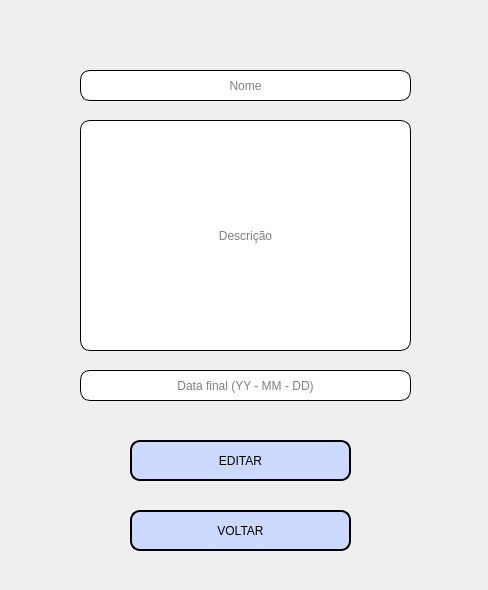
<?xml version="1.0" encoding="UTF-8"?>
<ui version="4.0">
 <class>telaEdit</class>
 <widget class="QWidget" name="telaEdit">
  <property name="geometry">
   <rect>
    <x>0</x>
    <y>0</y>
    <width>488</width>
    <height>590</height>
   </rect>
  </property>
  <property name="windowTitle">
   <string>Editar</string>
  </property>
  <widget class="QLineEdit" name="inputName">
   <property name="geometry">
    <rect>
     <x>80</x>
     <y>70</y>
     <width>331</width>
     <height>31</height>
    </rect>
   </property>
   <property name="font">
    <font>
     <strikeout>false</strikeout>
    </font>
   </property>
   <property name="styleSheet">
    <string notr="true">background-color: rgb(255, 255, 255);
border-radius: 10px;
border-style: outset;
border-width: 1px;
</string>
   </property>
   <property name="text">
    <string/>
   </property>
   <property name="echoMode">
    <enum>QLineEdit::Normal</enum>
   </property>
   <property name="cursorPosition">
    <number>0</number>
   </property>
   <property name="alignment">
    <set>Qt::AlignCenter</set>
   </property>
   <property name="placeholderText">
    <string>Nome</string>
   </property>
  </widget>
  <widget class="QPushButton" name="btnEdit">
   <property name="geometry">
    <rect>
     <x>130</x>
     <y>440</y>
     <width>221</width>
     <height>41</height>
    </rect>
   </property>
   <property name="cursor">
    <cursorShape>PointingHandCursor</cursorShape>
   </property>
   <property name="styleSheet">
    <string notr="true">border-radius: 10px;
background-color: rgb(205, 217, 255);
border-style: outset;
border: 2px solid black;</string>
   </property>
   <property name="text">
    <string>EDITAR</string>
   </property>
  </widget>
  <widget class="QLineEdit" name="inputDescricao">
   <property name="geometry">
    <rect>
     <x>80</x>
     <y>120</y>
     <width>331</width>
     <height>231</height>
    </rect>
   </property>
   <property name="font">
    <font>
     <strikeout>false</strikeout>
    </font>
   </property>
   <property name="styleSheet">
    <string notr="true">background-color: rgb(255, 255, 255);
border-radius: 10px;
border-style: outset;
border-width: 1px;
</string>
   </property>
   <property name="text">
    <string/>
   </property>
   <property name="echoMode">
    <enum>QLineEdit::Normal</enum>
   </property>
   <property name="cursorPosition">
    <number>0</number>
   </property>
   <property name="alignment">
    <set>Qt::AlignCenter</set>
   </property>
   <property name="placeholderText">
    <string>Descrição</string>
   </property>
  </widget>
  <widget class="QLineEdit" name="inputData">
   <property name="geometry">
    <rect>
     <x>80</x>
     <y>370</y>
     <width>331</width>
     <height>31</height>
    </rect>
   </property>
   <property name="font">
    <font>
     <strikeout>false</strikeout>
    </font>
   </property>
   <property name="styleSheet">
    <string notr="true">background-color: rgb(255, 255, 255);
border-radius: 10px;
border-style: outset;
border-width: 1px;
</string>
   </property>
   <property name="text">
    <string/>
   </property>
   <property name="echoMode">
    <enum>QLineEdit::Normal</enum>
   </property>
   <property name="cursorPosition">
    <number>0</number>
   </property>
   <property name="alignment">
    <set>Qt::AlignCenter</set>
   </property>
   <property name="placeholderText">
    <string>Data final (YY - MM - DD)</string>
   </property>
  </widget>
  <widget class="QPushButton" name="btnVoltarTelaMainE">
   <property name="geometry">
    <rect>
     <x>130</x>
     <y>510</y>
     <width>221</width>
     <height>41</height>
    </rect>
   </property>
   <property name="cursor">
    <cursorShape>PointingHandCursor</cursorShape>
   </property>
   <property name="styleSheet">
    <string notr="true">background-color: rgb(205, 217, 255);
border-radius: 10px;
border-style: outset;
border: 2px solid black;</string>
   </property>
   <property name="text">
    <string>VOLTAR</string>
   </property>
  </widget>
 </widget>
 <resources/>
 <connections/>
</ui>
